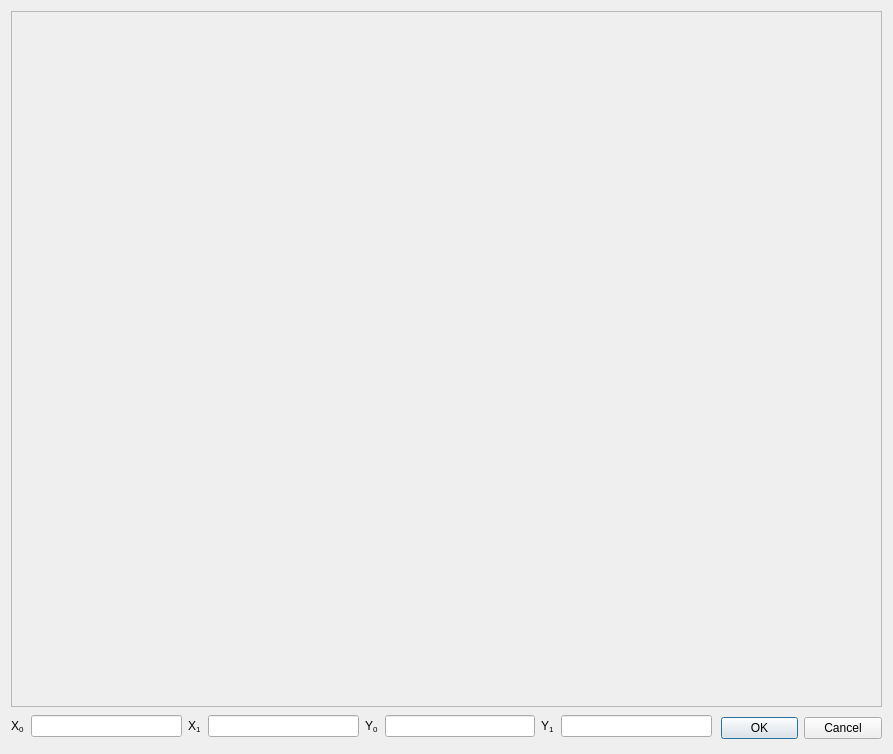
<?xml version="1.0" encoding="UTF-8"?>
<ui version="4.0">
 <class>Dialog</class>
 <widget class="QDialog" name="Dialog">
  <property name="geometry">
   <rect>
    <x>0</x>
    <y>0</y>
    <width>893</width>
    <height>754</height>
   </rect>
  </property>
  <property name="sizePolicy">
   <sizepolicy hsizetype="Expanding" vsizetype="Expanding">
    <horstretch>0</horstretch>
    <verstretch>0</verstretch>
   </sizepolicy>
  </property>
  <property name="windowTitle">
   <string>Dialog</string>
  </property>
  <layout class="QGridLayout" name="gridLayout">
   <property name="sizeConstraint">
    <enum>QLayout::SetNoConstraint</enum>
   </property>
   <item row="0" column="0">
    <widget class="QScrollArea" name="scrollArea_2">
     <property name="widgetResizable">
      <bool>true</bool>
     </property>
     <widget class="QWidget" name="scrollAreaWidgetContents_2">
      <property name="geometry">
       <rect>
        <x>0</x>
        <y>0</y>
        <width>879</width>
        <height>706</height>
       </rect>
      </property>
      <widget class="QLabel" name="label">
       <property name="geometry">
        <rect>
         <x>0</x>
         <y>0</y>
         <width>881</width>
         <height>711</height>
        </rect>
       </property>
       <property name="text">
        <string/>
       </property>
      </widget>
     </widget>
    </widget>
   </item>
   <item row="1" column="0">
    <widget class="QWidget" name="widget" native="true">
     <property name="sizePolicy">
      <sizepolicy hsizetype="Preferred" vsizetype="Fixed">
       <horstretch>0</horstretch>
       <verstretch>0</verstretch>
      </sizepolicy>
     </property>
     <property name="minimumSize">
      <size>
       <width>0</width>
       <height>30</height>
      </size>
     </property>
     <widget class="QWidget" name="layoutWidget">
      <property name="geometry">
       <rect>
        <x>0</x>
        <y>0</y>
        <width>701</width>
        <height>26</height>
       </rect>
      </property>
      <layout class="QHBoxLayout" name="horizontalLayout_5">
       <item>
        <layout class="QHBoxLayout" name="horizontalLayout">
         <item>
          <widget class="QLabel" name="label_x0">
           <property name="text">
            <string>&lt;html&gt;&lt;head/&gt;&lt;body&gt;&lt;p&gt;X&lt;span style=&quot; vertical-align:sub;&quot;&gt;0&lt;/span&gt;&lt;/p&gt;&lt;/body&gt;&lt;/html&gt;</string>
           </property>
          </widget>
         </item>
         <item>
          <widget class="QLineEdit" name="lineEdit_x0"/>
         </item>
        </layout>
       </item>
       <item>
        <layout class="QHBoxLayout" name="horizontalLayout_2">
         <item>
          <widget class="QLabel" name="label_x1">
           <property name="text">
            <string>&lt;html&gt;&lt;head/&gt;&lt;body&gt;&lt;p&gt;X&lt;span style=&quot; vertical-align:sub;&quot;&gt;1&lt;/span&gt;&lt;/p&gt;&lt;/body&gt;&lt;/html&gt;</string>
           </property>
          </widget>
         </item>
         <item>
          <widget class="QLineEdit" name="lineEdit_x1"/>
         </item>
        </layout>
       </item>
       <item>
        <layout class="QHBoxLayout" name="horizontalLayout_3">
         <item>
          <widget class="QLabel" name="label_y0">
           <property name="text">
            <string>&lt;html&gt;&lt;head/&gt;&lt;body&gt;&lt;p&gt;Y&lt;span style=&quot; vertical-align:sub;&quot;&gt;0&lt;/span&gt;&lt;/p&gt;&lt;/body&gt;&lt;/html&gt;</string>
           </property>
          </widget>
         </item>
         <item>
          <widget class="QLineEdit" name="lineEdit_y0"/>
         </item>
        </layout>
       </item>
       <item>
        <layout class="QHBoxLayout" name="horizontalLayout_4">
         <item>
          <widget class="QLabel" name="label_y1">
           <property name="text">
            <string>&lt;html&gt;&lt;head/&gt;&lt;body&gt;&lt;p&gt;Y&lt;span style=&quot; vertical-align:sub;&quot;&gt;1&lt;/span&gt;&lt;/p&gt;&lt;/body&gt;&lt;/html&gt;</string>
           </property>
          </widget>
         </item>
         <item>
          <widget class="QLineEdit" name="lineEdit_y1"/>
         </item>
        </layout>
       </item>
      </layout>
     </widget>
     <widget class="QDialogButtonBox" name="buttonBox">
      <property name="geometry">
       <rect>
        <x>710</x>
        <y>0</y>
        <width>161</width>
        <height>31</height>
       </rect>
      </property>
      <property name="orientation">
       <enum>Qt::Horizontal</enum>
      </property>
      <property name="standardButtons">
       <set>QDialogButtonBox::Cancel|QDialogButtonBox::Ok</set>
      </property>
     </widget>
    </widget>
   </item>
  </layout>
 </widget>
 <resources/>
 <connections>
  <connection>
   <sender>buttonBox</sender>
   <signal>accepted()</signal>
   <receiver>Dialog</receiver>
   <slot>accept()</slot>
   <hints>
    <hint type="sourcelabel">
     <x>248</x>
     <y>254</y>
    </hint>
    <hint type="destinationlabel">
     <x>157</x>
     <y>274</y>
    </hint>
   </hints>
  </connection>
  <connection>
   <sender>buttonBox</sender>
   <signal>rejected()</signal>
   <receiver>Dialog</receiver>
   <slot>reject()</slot>
   <hints>
    <hint type="sourcelabel">
     <x>316</x>
     <y>260</y>
    </hint>
    <hint type="destinationlabel">
     <x>286</x>
     <y>274</y>
    </hint>
   </hints>
  </connection>
 </connections>
</ui>
